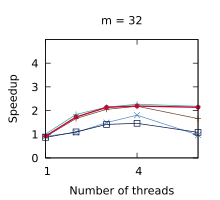

The gnuplot source for this figure:
set title "m = 32"
set terminal pdf size 2.2,2.0
set output "./results/Compactions_n___4,194,304,_m___32.pdf"
set key off
set xrange [1:6]
set xtics (1, 4)
set xlabel "Number of threads"
set yrange [0:5]
set ytics (0, 1, 2, 3, 4)
set ylabel "Speedup"
plot './results/Compactions_n___4,194,304,_m___32.dat' using 1:2 title "Outer parallelism" pointsize 0.7 lw 1 pt 1 linecolor rgb "#24A793" with linespoints, \
  './results/Compactions_n___4,194,304,_m___32.dat' using 1:3 title "Inner parallelism" pointsize 0.7 lw 1 pt 2 linecolor rgb "#5287C6" with linespoints, \
  './results/Compactions_n___4,194,304,_m___32.dat' using 1:4 title "OpenMP" pointsize 0.7 lw 1 pt 4 linecolor rgb "#001240" with linespoints, \
  './results/Compactions_n___4,194,304,_m___32.dat' using 1:5 title "Multi-atomics" pointsize 0.7 lw 2 pt 1 linecolor rgb "#A7E310" with linespoints, \
  './results/Compactions_n___4,194,304,_m___32.dat' using 1:6 title "Work assisting" pointsize 0.4 lw 2 pt 7 linecolor rgb "#C00A35" with linespoints
